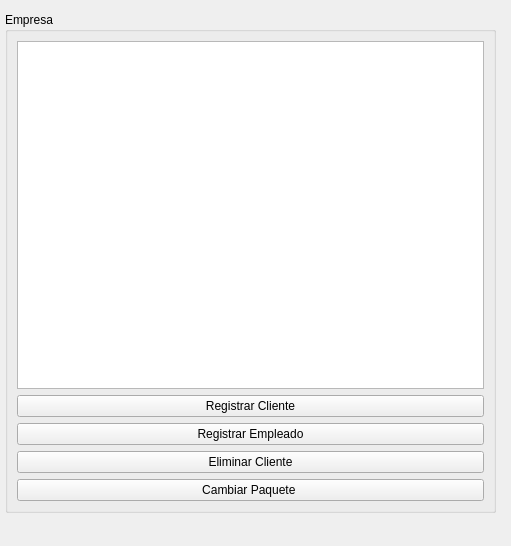
<?xml version="1.0" encoding="UTF-8"?>
<ui version="4.0">
 <class>MainWindow</class>
 <widget class="QMainWindow" name="MainWindow">
  <property name="geometry">
   <rect>
    <x>0</x>
    <y>0</y>
    <width>511</width>
    <height>546</height>
   </rect>
  </property>
  <property name="windowTitle">
   <string>MainWindow</string>
  </property>
  <widget class="QWidget" name="centralwidget">
   <widget class="QGroupBox" name="groupBox">
    <property name="geometry">
     <rect>
      <x>5</x>
      <y>12</y>
      <width>491</width>
      <height>501</height>
     </rect>
    </property>
    <property name="title">
     <string>Empresa</string>
    </property>
    <layout class="QVBoxLayout" name="verticalLayout">
     <item>
      <widget class="QListView" name="Ventanita"/>
     </item>
     <item>
      <widget class="QPushButton" name="Registrar_Cliente">
       <property name="text">
        <string>Registrar Cliente</string>
       </property>
      </widget>
     </item>
     <item>
      <widget class="QPushButton" name="Registrar_Empleado">
       <property name="text">
        <string>Registrar Empleado</string>
       </property>
      </widget>
     </item>
     <item>
      <widget class="QPushButton" name="Eliminar_Cliente">
       <property name="text">
        <string>Eliminar Cliente</string>
       </property>
      </widget>
     </item>
     <item>
      <widget class="QPushButton" name="Cambiar_Paquete">
       <property name="text">
        <string>Cambiar Paquete </string>
       </property>
      </widget>
     </item>
    </layout>
   </widget>
  </widget>
 </widget>
 <resources/>
 <connections/>
</ui>
